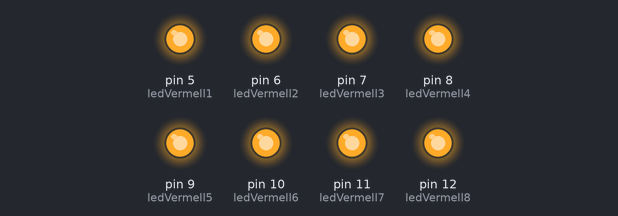
The sketch below on a simulated Arduino Uno, built with avr-gcc and run on an emulated ATmega328P. Shown: output pins drawn as LEDs (lit = HIGH).

Above: at 1.5 s.
At 3.5 s:
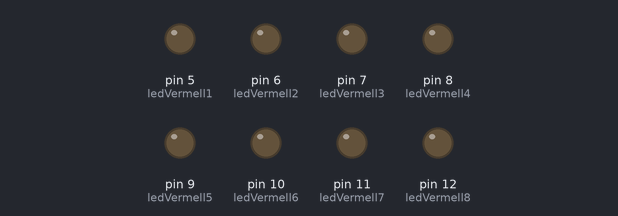
Timing chart, 0 to 5.2 s (numbered marks = the images above):
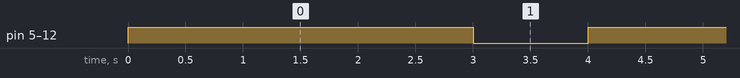

Measured:
- by itself, pin 5 (ledVermell1), pin 6 (ledVermell2), pin 7 (ledVermell3), pin 8 (ledVermell4), pin 9 (ledVermell5), pin 10 (ledVermell6), pin 11 (ledVermell7), pin 12 (ledVermell8): alternates HIGH for 3.0 s and LOW for 1.0 s

The sketch:

_1.1_engegar_i_apagar_led.ino
```cpp
/********************************************************************************
**                                                                             **
**                        1.1 Encendre i apagar LEDS                           **
**                                                                             **
********************************************************************************/

//*******  Includes  ************************************************************


//*******  Variables  ***********************************************************

int ledVermell1 = 5;
int ledVermell2 = 6;
int ledVermell3 = 7;
int ledVermell4 = 8;
int ledVermell5 = 9;
int ledVermell6 = 10;
int ledVermell7 = 11;
int ledVermell8 = 12;
int polsador = 2;

// La funció Setup només s'executa una vegada, ja sigui al inici quan conectem el arduino o bé si es fa un reset
void setup()
{

     // configuració dels pins de sortida
  pinMode(ledVermell1, OUTPUT);
  pinMode(ledVermell2, OUTPUT);
  pinMode(ledVermell3, OUTPUT);
  pinMode(ledVermell4, OUTPUT);
  pinMode(ledVermell5, OUTPUT);
  pinMode(ledVermell6, OUTPUT);
  pinMode(ledVermell7, OUTPUT);
  pinMode(ledVermell8, OUTPUT);

}

// void loop es repeteix constantment
void loop()
{

    // leds engegats
    digitalWrite(ledVermell1, HIGH);
    digitalWrite(ledVermell2, HIGH);
    digitalWrite(ledVermell3, HIGH);
    digitalWrite(ledVermell4, HIGH);
    digitalWrite(ledVermell5, HIGH);
    digitalWrite(ledVermell6, HIGH);
    digitalWrite(ledVermell7, HIGH);
    digitalWrite(ledVermell8, HIGH);

    delay(3000);

    // leds apagats
    digitalWrite(ledVermell1, LOW);
    digitalWrite(ledVermell2, LOW);
    digitalWrite(ledVermell3, LOW);
    digitalWrite(ledVermell4, LOW);
    digitalWrite(ledVermell5, LOW);
    digitalWrite(ledVermell6, LOW);
    digitalWrite(ledVermell7, LOW);
    digitalWrite(ledVermell8, LOW);

  delay(1000);

}
```
